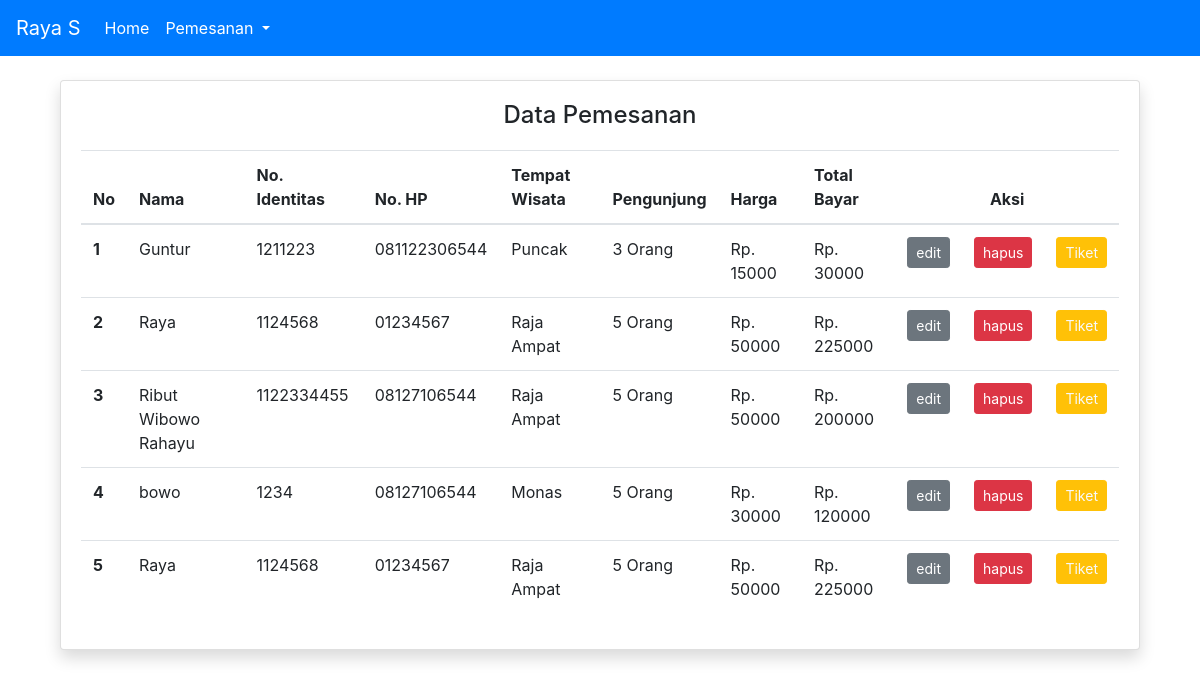
The app's page /index.php/main/dataPemesanan, older data.
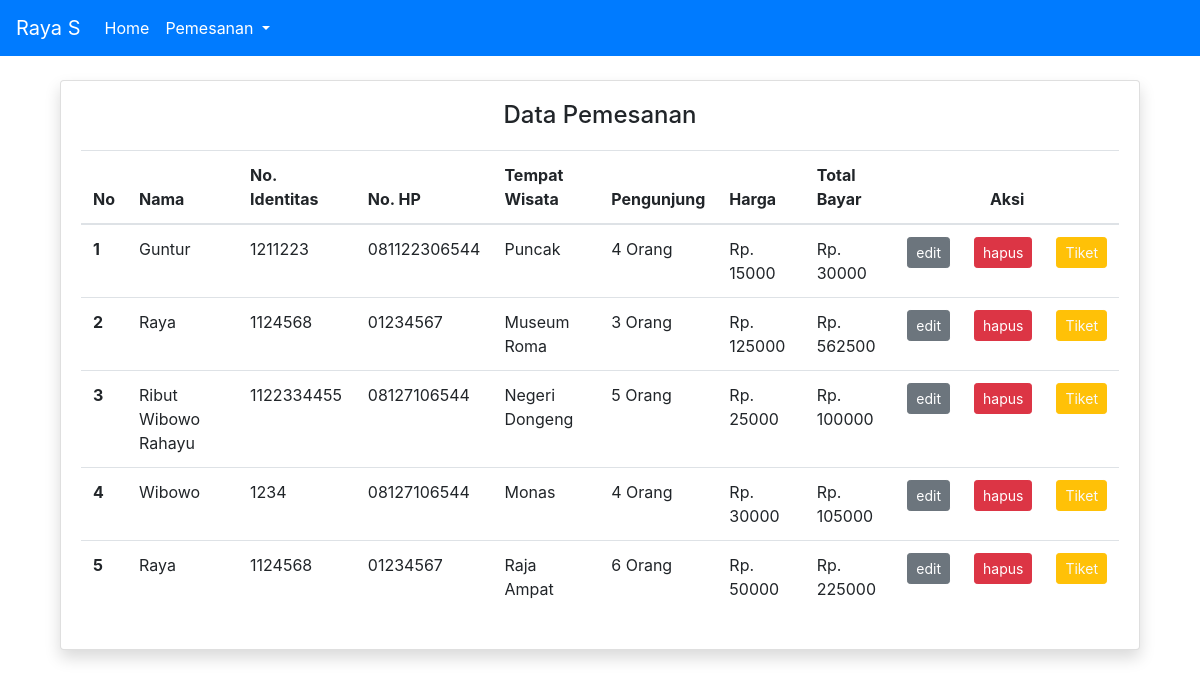
The same page, newer data.
### tables this page shows
CREATE TABLE `data_pemesanan` (
  `id` int(3) NOT NULL,
  `nama` varchar(128) NOT NULL,
  `no_id` int(16) NOT NULL,
  `no_hp` varchar(15) NOT NULL,
  `tglkunjung` date NOT NULL,
  `tempat_wisata` varchar(256) NOT NULL,
  `pengunjung_dewasa` int(11) NOT NULL,
  `pengunjung_anak` int(11) NOT NULL,
  `hargatiket` varchar(10) NOT NULL,
  `total_bayar` int(11) NOT NULL
);

### application/controllers/Main.php (called while the page is built, shortened)
<?php
class Main extends CI_Controller
{
    public function dataPemesanan()
    {
        $data['pemesanan'] = $this->db->get('data_pemesanan')->result();
        $this->load->view('templates/header');
        $this->load->view('data-pemesanan', $data);
        $this->load->view('templates/footer');
    }
}

### index.php (called while the page is built, shortened)
<?php
require_once BASEPATH.'core/CodeIgniter.php';

### application/views/data-pemesanan.php (the view)
<div class="container mt-4">
    <div class="col mx-auto">
        <div class="card shadow">
            <div class="card-body">
                <h4 class="card-title text-center pb-2">Data Pemesanan</h4>
                <div class="table-responsive-xl">
                    <table class="table">
                        <thead>
                            <tr>
                                <th scope="col">No</th>
                                <th scope="col">Nama</th>
                                <th scope="col">No. Identitas</th>
                                <th scope="col">No. HP</th>
                                <th scope="col">Tempat Wisata</th>
                                <th scope="col">Pengunjung</th>
                                <th scope="col">Harga</th>
                                <th scope="col">Total Bayar</th>
                                <th scope="col" colspan="3" class="text-center">Aksi</th>
                            </tr>
                        </thead>
                        <tbody>
                            <?php
                            $i = 1;
                            foreach ($pemesanan as $pem) :
                            ?>
                                <tr>
                                    <th scope="row"><?= $i ?></th>
                                    <td><?= $pem->nama ?></td>
                                    <td><?= $pem->no_id ?></td>
                                    <td><?= $pem->no_hp ?></td>
                                    <td><?= $pem->tempat_wisata ?></td>
                                    <td><?= $pem->pengunjung_anak + $pem->pengunjung_dewasa ?> Orang</td>
                                    <td>Rp. <?= $pem->hargatiket ?></td>
                                    <td>Rp. <?= $pem->total_bayar ?></td>
                                    <td>
                                        <a href="<?= base_url('main/editpemesanan/' . $pem->id) ?>" class="btn btn-sm btn-secondary">edit</a>
                                    </td>
                                    <td>
                                        <a href="<?= base_url('main/hapuspemesanan/' . $pem->id) ?>" class="btn btn-sm btn-danger" onclick="return confirm('yakin?');">hapus</a>
                                    </td>
                                    <td>
                                        <a href="<?= base_url('main/tiket?nama=' . $pem->nama . '&tglkunjung=' . $pem->tglkunjung) ?>" class="btn btn-sm btn-warning text-light">Tiket</a>
                                    </td>
                                </tr>
                                <?php $i++ ?>
                            <?php endforeach ?>
                        </tbody>
                    </table>
                </div>
            </div>
        </div>
    </div>

### application/views/templates/header.php (shortened to what this page needs)
<!doctype html>
<html lang="en">
<head>
    <link rel="stylesheet" href="https://cdn.jsdelivr.net/npm/bootstrap@4.6.2/dist/css/bootstrap.min.css">
</head>
<body>
    <nav class="navbar navbar-expand-lg navbar-dark bg-primary">
        <a class="navbar-brand" href="/">Raya S</a>
        <div class="collapse navbar-collapse" id="navbarSupportedContent">
            <ul class="navbar-nav mr-auto">
                <li class="nav-item active">
                    <a class="nav-link" href="/">Home</a>
                </li>
                <li class="nav-item dropdown active">
                    <a class="nav-link dropdown-toggle" href="#" role="button" data-toggle="dropdown" aria-expanded="false">
                        Pemesanan
                    </a>
                </li>
            </ul>
        </div>
    </nav>

### application/views/templates/footer.php (shortened to what this page needs)
</body>
</html>

Row changes from the older to the newer data that the page shows:
changed data_pemesanan "Guntur": $pem->pengunjung_anak + $pem->pengunjung_dewasa "3" → "4"
changed data_pemesanan: tempat_wisata "Raja Ampat" → "Museum Roma"; $pem->pengunjung_anak + $pem->pengunjung_dewasa "5" → "3"; hargatiket "50000" → "125000"; total_bayar "225000" → "562500"
changed data_pemesanan "Ribut Wibowo Rahayu": tempat_wisata "Raja Ampat" → "Negeri Dongeng"; hargatiket "50000" → "25000"; total_bayar "200000" → "100000"
changed data_pemesanan "Monas": nama "bowo" → "Wibowo"; $pem->pengunjung_anak + $pem->pengunjung_dewasa "5" → "4"; total_bayar "120000" → "105000"
changed data_pemesanan "Raja Ampat": $pem->pengunjung_anak + $pem->pengunjung_dewasa "5" → "6"
